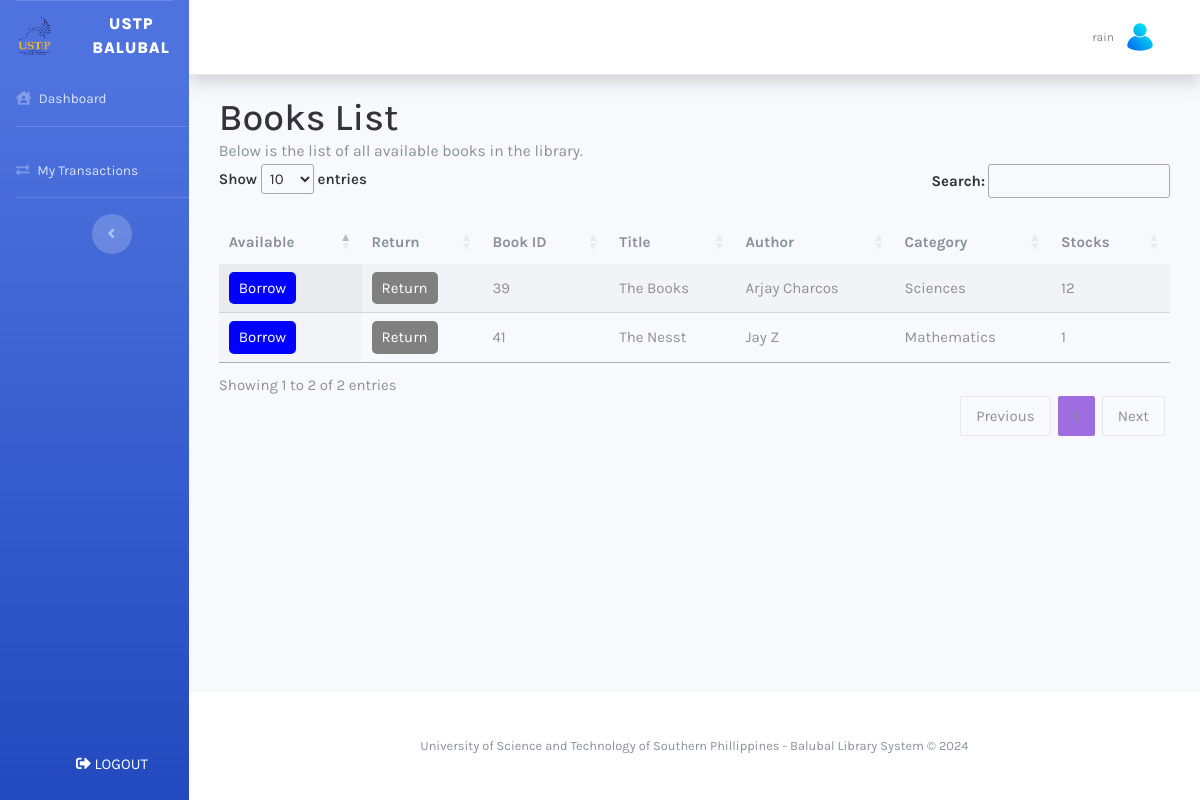
The page /borrower/dashboard.php (signed in) on the database its author committed.
### tables this page shows
CREATE TABLE `tblbooks` (
  `bookId` int(11) NOT NULL,
  `title` varchar(100) NOT NULL,
  `dateAdded` timestamp NOT NULL DEFAULT current_timestamp(),
  `quantity` int(11) NOT NULL,
  `authorId` int(11) DEFAULT NULL,
  `categoryId` int(11) DEFAULT NULL,
  `callNum` varchar(11) NOT NULL,
  `accessionNum` varchar(5) NOT NULL,
  `barcodeNum` varchar(11) NOT NULL,
  `publisher` varchar(30) NOT NULL,
  `publishedDate` date DEFAULT NULL
);

CREATE TABLE `tblcategory` (
  `categoryId` int(11) NOT NULL,
  `categoryName` varchar(30) NOT NULL
);

### borrower/dashboard.php (the view, shortened to what this page needs)
<?php
include('db/db-connect.php');
$userId = $_SESSION['user_id'];
$penaltyCheckQuery = "
    SELECT COUNT(*) AS unpaidPenalties
    FROM tblpenalties
    WHERE borrowerId = ? AND paid = 'No'
";
$penaltyCheckStmt = $conn->prepare($penaltyCheckQuery);
$penaltyCheckStmt->bind_param("i", $userId);
$penaltyCheckStmt->execute();
$penaltyCheckResult = $penaltyCheckStmt->get_result();
$query = "SELECT b.bookId, b.title, b.quantity,
                 CONCAT(a.firstName, ' ', a.lastName) AS authorName,
                 c.categoryName,
                 COALESCE((
                     SELECT returned
                     FROM tblreturnborrow
                     WHERE tblreturnborrow.bookId = b.bookId
                       AND tblreturnborrow.borrowerId = ?
                     ORDER BY borrowId DESC
                     LIMIT 1
                 ), 'Yes') AS returnedStatus
          FROM tblbooks b
          JOIN tblauthor a ON b.authorId = a.authorId
          JOIN tblcategory c ON b.categoryId = c.categoryId";
$stmt = $conn->prepare($query);
$stmt->bind_param("i", $userId);
$stmt->execute();
$result = $stmt->get_result();
?>
<!DOCTYPE html>
<html lang="en">
<head>
    <link rel="stylesheet" href="https://cdnjs.cloudflare.com/ajax/libs/font-awesome/5.15.4/css/all.min.css">
    <link id="main-css-href" rel="stylesheet" href="assets/css/style.css" />
    <link rel="stylesheet" href="https://cdn.datatables.net/1.13.6/css/jquery.dataTables.min.css">
</head>
<body>
    <div class="container">
        <h1>Books List</h1>
        <p>Below is the list of all available books in the library.</p>
        <table id="dataTable" class="display" style="width:100%">
            <thead>
                <tr>
                    <th>Available</th>
                    <th>Return</th>
                    <th>Book ID</th>
                    <th>Title</th>
                    <th>Author</th>
                    <th>Category</th>
                    <th>Stocks</th>
                </tr>
            </thead>
            <tbody>
                <?php
                if ($result->num_rows > 0) {
                    while ($row = $result->fetch_assoc()) {
                        echo "<tr>";
                        echo "<td>";
                        $checkQuery = "SELECT * FROM tblreturnborrow WHERE borrowerId = ? AND bookId = ? AND returned = 'No' LIMIT 1";
                        $checkStmt = $conn->prepare($checkQuery);
                        $checkStmt->bind_param("ii", $userId, $row['bookId']);
                        $checkStmt->execute();
                        $checkResult = $checkStmt->get_result();
                        if ($row['quantity'] > 0) {
                            if ($checkResult->num_rows > 0) {
                                echo "<button class='btn-borrowed' disabled>Borrowed</button>";
                            } else {
                                echo "<button class='btn-action' onclick='handleBorrow(" . $row['bookId'] . ")'>Borrow</button>";
                            }
                        } else {
                            echo "<button class='btn-nostock' disabled>Unavailable</button>";
                        }
                        echo "</td>";
                        echo "<td>";
                        if ($row['returnedStatus'] === 'No') {
                            echo "<button class='btn-action return-btn' onclick='handleReturn(" . $row['bookId'] . ")'>Return</button>";
                        } else {
                            echo "<button class='btn-action return-btn' disabled>Return</button>";
                        }
                        echo "</td>";
                        echo "<td>" . $row['bookId'] . "</td>";
                        echo "<td>" . htmlspecialchars($row['title']) . "</td>";
                        echo "<td>" . htmlspecialchars($row['authorName']) . "</td>";
                        echo "<td>" . htmlspecialchars($row['categoryName']) . "</td>";
                        echo "<td>" . $row['quantity'] . "</td>";
                        echo "</tr>";
                    }
                }
                ?>
            </tbody>
        </table>
    </div>
</body>
</html>
<?php
include('templates/main.php');
?>

### borrower/dashboard.php (style rules this page uses)
.btn-action { padding: 5px 10px; background-color: blue; color: white; border: none; border-radius: 5px; cursor: pointer; }
.return-btn { background-color: #28a745; }
.return-btn:disabled { background-color: grey; cursor: not-allowed; }

### rows shown on the page
tblbooks: bookId "39", title "The Books", authorName "Arjay Charcos", categoryId.categoryName "Sciences", quantity "12"
tblbooks: bookId "41", title "The Nesst", authorName "Jay Z", categoryId.categoryName "Mathematics", quantity "1"

### other values the page prints
$_SESSION['username'] "rain"
